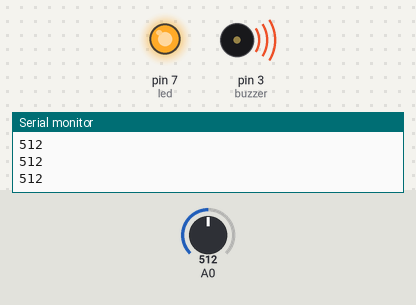
Simulated run of this sketch. Board: Arduino Uno, built with avr-gcc and run on an emulated ATmega328P. Parts: output pins drawn as LEDs (lit = HIGH), buzzer (waves = sounding), the last lines printed to the serial monitor. The inputs (shaded band) are chosen by the test bench; at power-on: A0 = 512.

Above: at 1.2 s.
1.3 s: A0 set to 409
2.8 s: A0 set to 387
At 3.9 s:
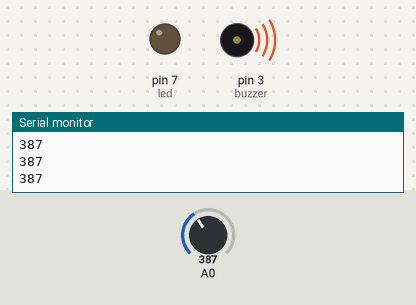
4.3 s: A0 set to 410
At 5.0 s:
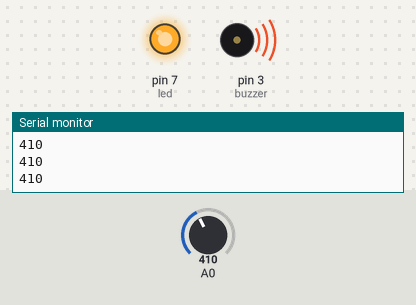
5.8 s: A0 set to 390
At 6.2 s:
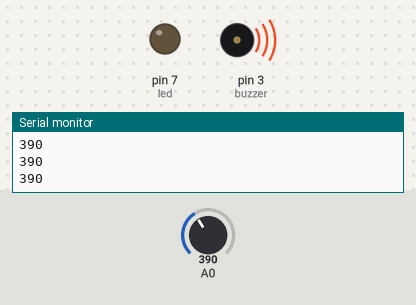
Timing chart, 0 to 8.3 s (numbered marks = the images above; inputs shaded):
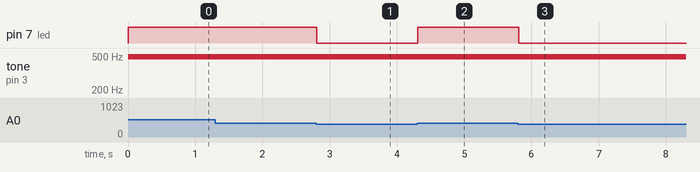

The sketch:

PIR01.ino
```cpp
int led = 7;
int buzzer = 3;
int touch;

int s;


void setup() {
  Serial.begin(9600);
  // put your setup code here, to run once:
  pinMode(led,OUTPUT);
  pinMode(buzzer,OUTPUT);


}

void loop() {
  // put your main code here, to run repeatedly:
  touch = analogRead(A0);
  Serial.println(touch);
  s = map(touch,0,1014,0,255);

  if(touch > 400 )
  {
    digitalWrite(led,HIGH);
    analogWrite(buzzer,150);
  }
  else
  {
    digitalWrite(led,LOW);
    digitalWrite(buzzer,LOW);
  }

}
```

Measured:
- the behaviour switches between 401 and 400 on A0 (found by bisection; images 0 and 1)
- after the input at 2.8 s, pin 7 (led): HIGH → LOW at once
- after the input at 4.3 s, pin 7 (led): LOW → HIGH at once
- after the input at 5.8 s, pin 7 (led): HIGH → LOW at once
